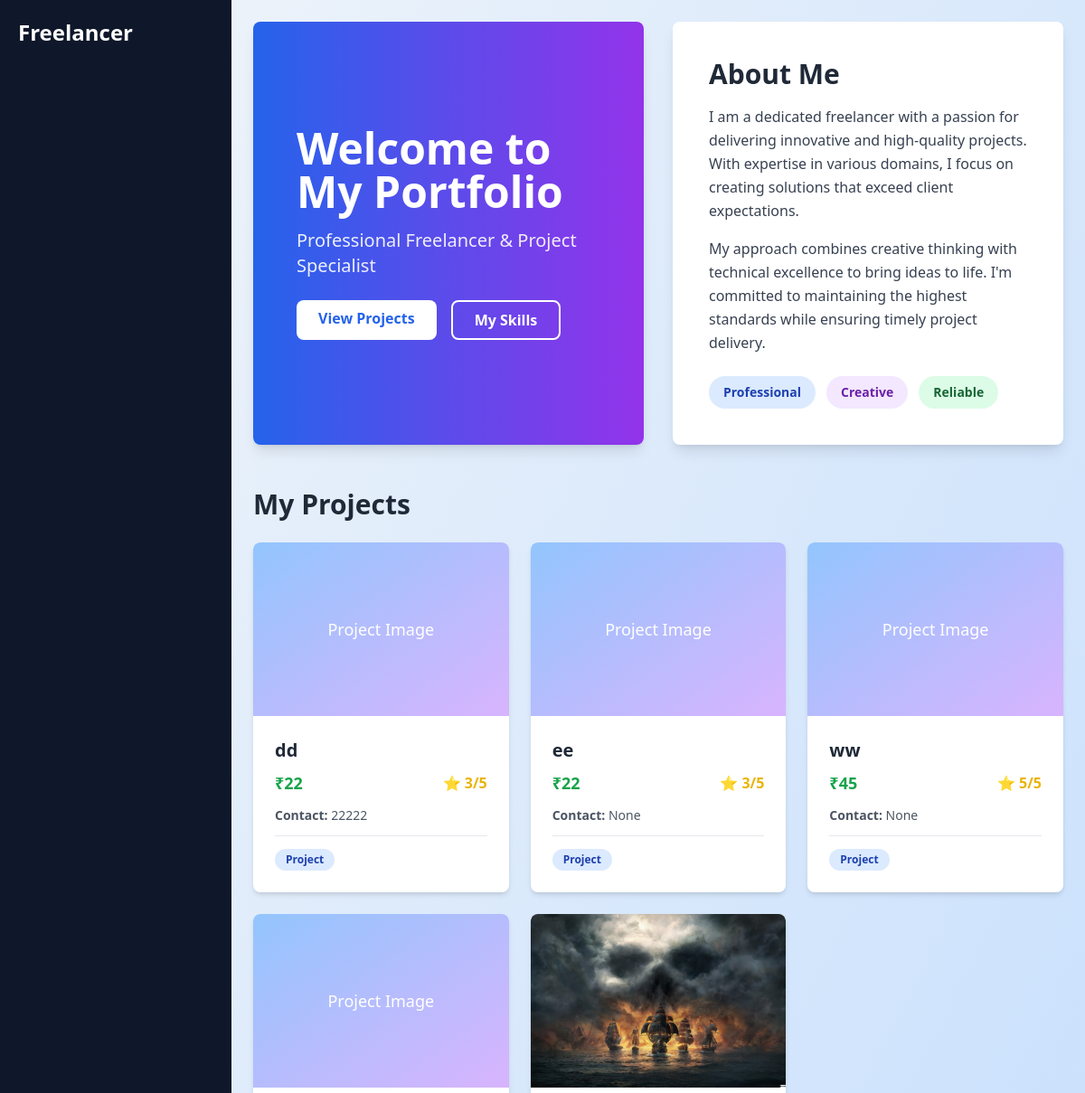
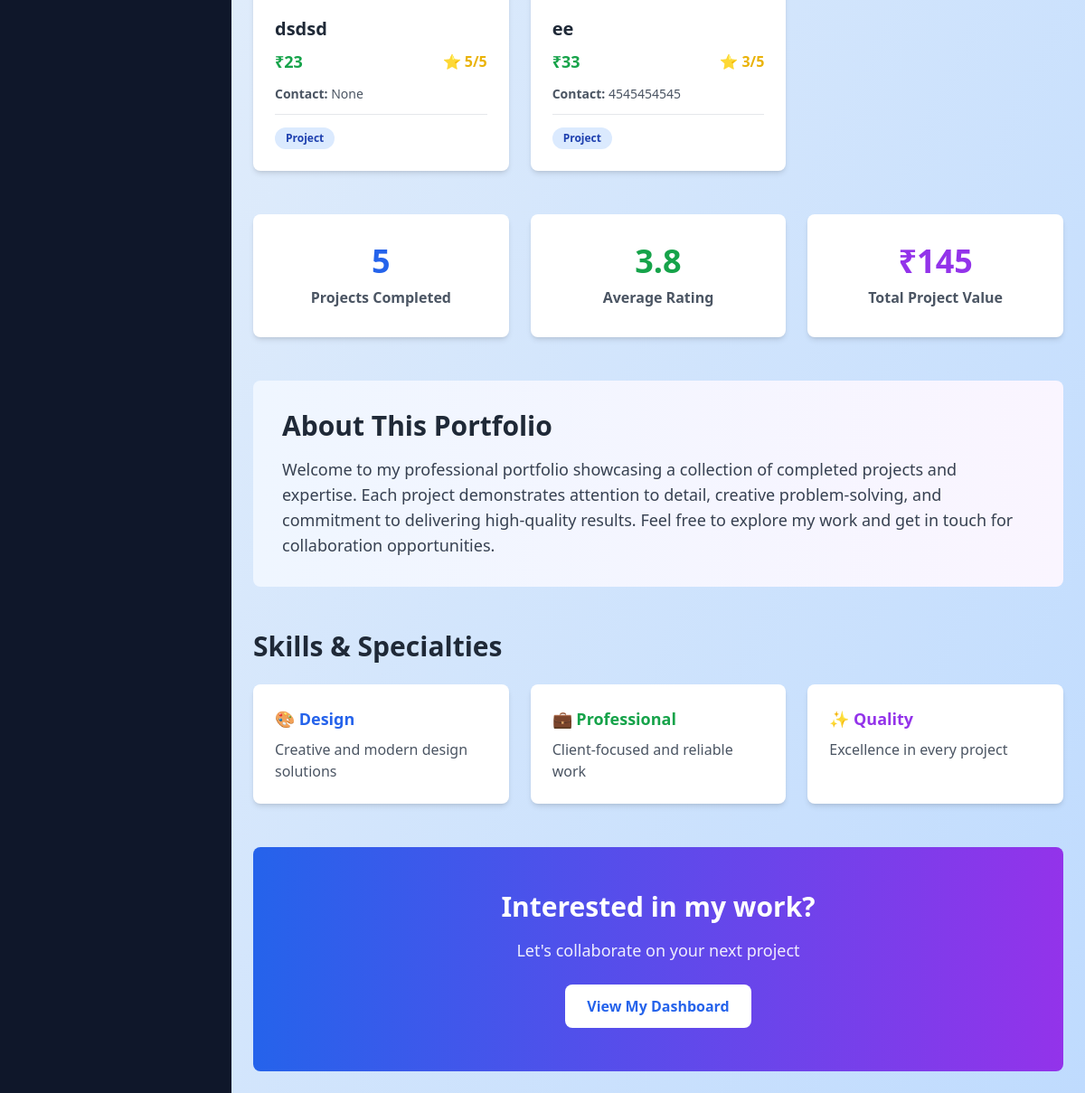
The page /portfolio/1 on the database its author committed (2 pictures, top to bottom).
### tables this page shows
CREATE TABLE projects(id INTEGER PRIMARY KEY, user_id INTEGER, project_name TEXT, price INTEGER, image TEXT, feedback TEXT, client TEXT, rating INTEGER, status TEXT DEFAULT 'pending', created_date TIMESTAMP DEFAULT CURRENT_TIMESTAMP, contact TEXT);

### app.py (the view)
@app.route("/portfolio/<int:user_id>")
def portfolio(user_id):
    conn = db()
    cursor = conn.cursor()
    execute_query(cursor,
        "SELECT * FROM projects WHERE user_id=%s",
        (user_id,)
    )
    projects = cursor.fetchall()
    total = len(projects)
    earnings = sum(float(p["price"]) for p in projects) if total else 0
    rating = sum(float(p["rating"]) for p in projects) / total if total else 0
    conn.close()
    return render_template(
        "portfolio.html",
        projects=projects,
        total=total,
        earnings=earnings,
        rating=round(rating, 1)
    )

### app.py (called while the page is built)
def db():
    if USE_POSTGRES:
        conn = psycopg2.connect(
            DATABASE_URL,
            cursor_factory=RealDictCursor
        )
    else:
        conn = sqlite3.connect(DB_PATH)
        conn.row_factory = sqlite3.Row
    return conn

def execute_query(cursor, query, params=()):
    if not USE_POSTGRES:
        query = query.replace("%s", "?")
    cursor.execute(query, params)

### templates/portfolio.html (shortened to what this page needs)
{% extends 'layout.html' %}
{% block content %}
<div class="grid grid-cols-1 md:grid-cols-2 gap-6 md:gap-8 mb-12">
  <div class="bg-gradient-to-r from-blue-600 to-purple-600 text-white rounded-lg p-8 md:p-12 shadow-lg flex flex-col justify-center">
    <h1 class="text-3xl md:text-4xl lg:text-5xl font-bold mb-4">Welcome to My Portfolio</h1>
    <p class="text-lg md:text-xl opacity-90 mb-6">Professional Freelancer & Project Specialist</p>
    <div class="flex gap-4 flex-wrap">
      <a href="#projects" class="bg-white text-blue-600 font-bold px-6 py-2 rounded-lg hover:bg-gray-100 transition inline-block">View Projects</a>
      <a href="#skills" class="border-2 border-white text-white font-bold px-6 py-2 rounded-lg hover:bg-white hover:text-blue-600 transition inline-block">My Skills</a>
    </div>
  </div>
  <div class="bg-white rounded-lg p-8 md:p-10 shadow-lg">
    <h2 class="text-2xl md:text-3xl font-bold mb-4 text-gray-800">About Me</h2>
    <p class="text-gray-700 leading-relaxed mb-4">
      I am a dedicated freelancer with a passion for delivering innovative and high-quality projects.
      With expertise in various domains, I focus on creating solutions that exceed client expectations.
    </p>
    <p class="text-gray-700 leading-relaxed mb-6">
      My approach combines creative thinking with technical excellence to bring ideas to life.
      I'm committed to maintaining the highest standards while ensuring timely project delivery.
    </p>
    <div class="flex gap-3 flex-wrap">
      <span class="bg-blue-100 text-blue-800 px-4 py-2 rounded-full text-sm font-semibold">Professional</span>
      <span class="bg-purple-100 text-purple-800 px-4 py-2 rounded-full text-sm font-semibold">Creative</span>
      <span class="bg-green-100 text-green-800 px-4 py-2 rounded-full text-sm font-semibold">Reliable</span>
    </div>
  </div>
</div>
<div class="mb-12" id="projects">
  <h2 class="text-2xl md:text-3xl font-bold mb-6 text-gray-800">My Projects</h2>
  {% if projects %}
  <div class="grid grid-cols-1 sm:grid-cols-2 lg:grid-cols-3 gap-4 md:gap-6">
    {% for p in projects %}
    <div class="bg-white rounded-lg shadow-md card hover:shadow-xl transition overflow-hidden">
      {% if p['image'] %}
      <img src="/static/uploads/{{p['image']}}" alt="{{p['project_name']}}" class="h-48 w-full object-cover">
      {% else %}
      <div class="h-48 w-full bg-gradient-to-br from-blue-300 to-purple-300 flex items-center justify-center">
        <span class="text-white text-lg">Project Image</span>
      </div>
      {% endif %}
      <div class="p-6">
        <h3 class="font-bold text-lg md:text-xl mb-2 text-gray-800">{{p['project_name']}}</h3>
        <div class="flex items-center justify-between mb-3">
          <p class="text-green-600 font-semibold text-lg">₹{{p['price']}}</p>
          <p class="text-yellow-500 font-semibold">⭐ {{p['rating']}}/5</p>
        </div>
        <p class="text-gray-600 text-sm mb-3">
          <span class="font-semibold">Contact:</span> {{p['contact']}}
        </p>
        <div class="pt-3 border-t border-gray-200">
          <span class="inline-block bg-blue-100 text-blue-800 text-xs font-semibold px-3 py-1 rounded-full">Project</span>
        </div>
      </div>
    </div>
    {% endfor %}
  </div>
  {% endif %}
</div>
<div class="grid grid-cols-1 sm:grid-cols-2 md:grid-cols-3 gap-4 md:gap-6 mb-12">
  <div class="bg-white p-6 md:p-8 rounded-lg shadow-md text-center">
    <div class="text-3xl md:text-4xl font-bold text-blue-600 mb-2">{{projects|length}}</div>
    <p class="text-gray-600 font-semibold">Projects Completed</p>
  </div>
  <div class="bg-white p-6 md:p-8 rounded-lg shadow-md text-center">
    <div class="text-3xl md:text-4xl font-bold text-green-600 mb-2">
      {% if projects %}
        {{ (projects|map(attribute=7)|sum / projects|length)|round(1) }}
      {% else %}
        0
      {% endif %}
    </div>
    <p class="text-gray-600 font-semibold">Average Rating</p>
  </div>
  <div class="bg-white p-6 md:p-8 rounded-lg shadow-md text-center">
    <div class="text-3xl md:text-4xl font-bold text-purple-600 mb-2">
      {% if projects %}
        ₹{{projects|map(attribute=3)|sum}}
      {% else %}
        0
      {% endif %}
    </div>
    <p class="text-gray-600 font-semibold">Total Project Value</p>
  </div>
</div>
<div class="bg-gradient-to-r from-blue-50 to-purple-50 rounded-lg p-6 md:p-8 mb-12">
  <h2 class="text-2xl md:text-3xl font-bold mb-4 text-gray-800">About This Portfolio</h2>
  <p class="text-gray-700 leading-relaxed text-base md:text-lg">
    Welcome to my professional portfolio showcasing a collection of completed projects and expertise.
    Each project demonstrates attention to detail, creative problem-solving, and commitment to delivering
    high-quality results. Feel free to explore my work and get in touch for collaboration opportunities.
  </p>
</div>
<div class="mb-12">
  <h2 class="text-2xl md:text-3xl font-bold mb-6 text-gray-800">Skills & Specialties</h2>
  <div class="grid grid-cols-1 sm:grid-cols-2 md:grid-cols-3 gap-4 md:gap-6">
    <div class="bg-white p-6 rounded-lg shadow-md hover:shadow-lg transition">
      <h3 class="text-lg font-bold text-blue-600 mb-2">🎨 Design</h3>
      <p class="text-gray-600">Creative and modern design solutions</p>
    </div>
    <div class="bg-white p-6 rounded-lg shadow-md hover:shadow-lg transition">
      <h3 class="text-lg font-bold text-green-600 mb-2">💼 Professional</h3>
      <p class="text-gray-600">Client-focused and reliable work</p>
    </div>
    <div class="bg-white p-6 rounded-lg shadow-md hover:shadow-lg transition">
      <h3 class="text-lg font-bold text-purple-600 mb-2">✨ Quality</h3>
      <p class="text-gray-600">Excellence in every project</p>
    </div>
  </div>
</div>
<div class="bg-gradient-to-r from-blue-600 to-purple-600 text-white rounded-lg p-8 md:p-12 text-center">
  <h2 class="text-2xl md:text-3xl font-bold mb-4">Interested in my work?</h2>
  <p class="text-lg opacity-90 mb-6">Let's collaborate on your next project</p>
  <a href="/freelancer-dashboard" class="inline-block bg-white text-blue-600 font-bold px-6 py-3 rounded-lg hover:bg-gray-100 transition">
    View My Dashboard
  </a>
</div>
{% endblock %}

### templates/layout.html (shortened to what this page needs)
<!DOCTYPE html>
<html>
<head>
<script src="https://cdn.tailwindcss.com"></script>
</head>
<body class="bg-gradient-to-br from-slate-100 to-blue-200">
<div class="flex flex-col md:flex-row h-screen">
<div id="sidebar" class="sidebar-transition sidebar-closed md:sidebar-open w-64 h-screen bg-slate-900 text-white p-5 fixed md:static top-0 left-0 z-40 md:z-auto overflow-y-auto md:overflow-visible">
<h2 class="text-2xl font-bold mb-6 hidden md:block">Freelancer </h2>
</div>
<div class="flex-1 w-full overflow-auto">
<div class="p-4 md:p-6 fade-in">
{% block content %}{% endblock %}
</div>
</div>
</div>
</body>
</html>

### templates/layout.html (style rules this page uses)
.fade-in { animation: fadeIn 0.8s ease; }
.sidebar-transition { transition: transform 0.3s ease-in-out, width 0.3s ease-in-out; }
.sidebar-closed { transform: translateX(-100%) !important; }
@media (min-width: 768px) { #sidebar { transform: translateX(0) !important; position: relative !important; } }
* { -webkit-font-smoothing: antialiased; -moz-osx-font-smoothing: grayscale; }

### rows shown on the page
projects: shows "Project Image", project_name "dd", price "22", rating "3", contact "22222"
projects: shows "Project Image", project_name "ee", price "22", rating "3", contact "None"
projects: shows "Project Image", project_name "ww", price "45", rating "5", contact "None"
projects: shows "Project Image", project_name "dsdsd", price "23", rating "5", contact "None"
projects: image (picture), project_name "ee", price "33", rating "3", contact "4545454545"

### other values the page prints
{{ projects|length }} "5"
{{ (projects|map(attribute=7)|sum / projects|length)|round(1) }} "3.8"
{{ projects|map(attribute=3)|sum }} "145"
